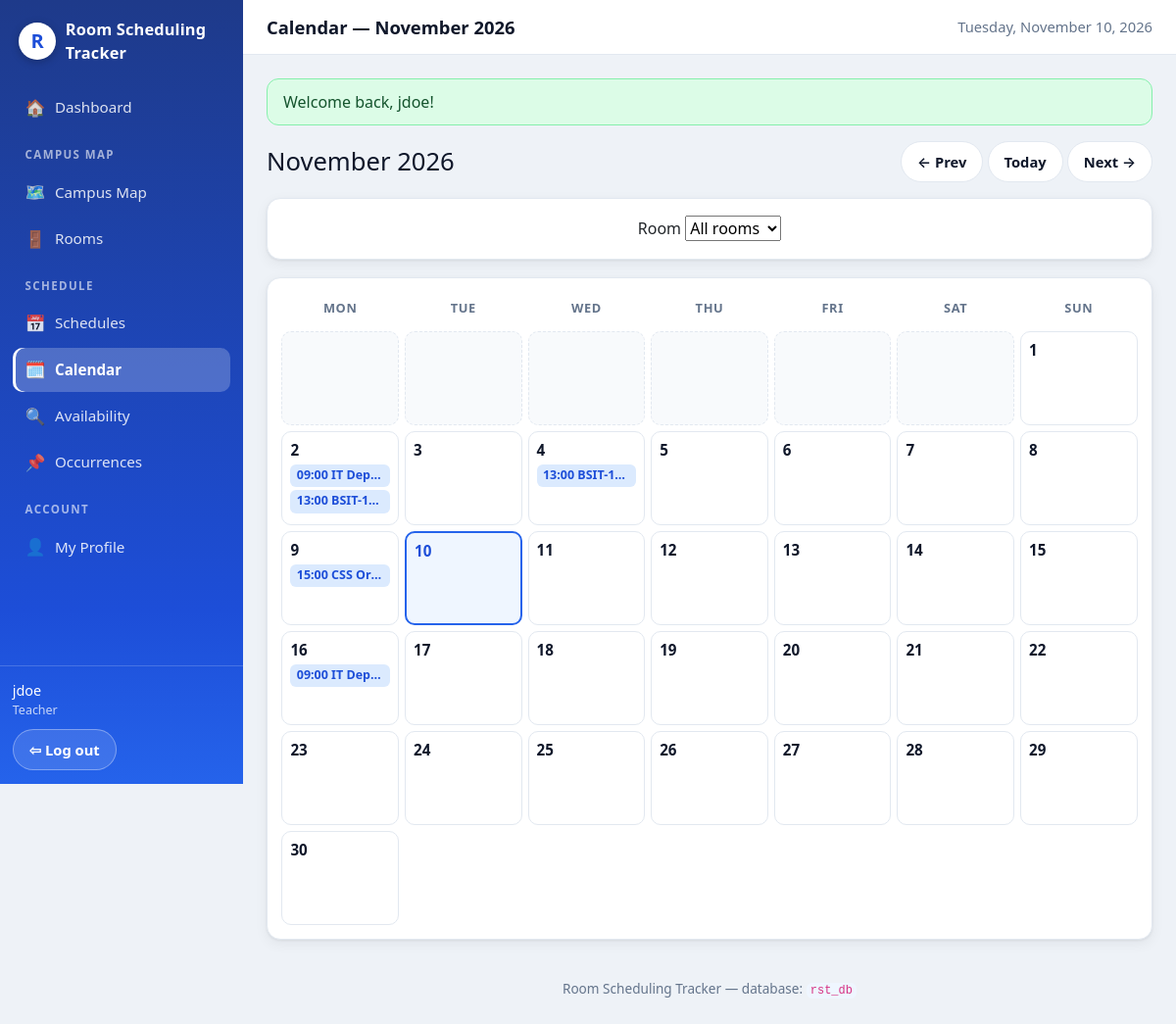
/calendar (signed in), run on the app's committed database.
### tables this page shows
CREATE TABLE IF NOT EXISTS tblScheduleOccurrences (
  occurrence_id     INT UNSIGNED NOT NULL AUTO_INCREMENT,
  schedule_id       INT UNSIGNED NOT NULL,
  occurrence_date   DATE NOT NULL,
  room_id           INT UNSIGNED NOT NULL,
  start_time        TIME NOT NULL,
  end_time          TIME NOT NULL,
  occurrence_status VARCHAR(20) NOT NULL DEFAULT 'scheduled',
  PRIMARY KEY (occurrence_id),
  UNIQUE KEY uq_occurrences (schedule_id, occurrence_date, room_id, start_time),
  CONSTRAINT fk_occurrences_schedule FOREIGN KEY (schedule_id)
    REFERENCES tblSchedules (schedule_id) ON DELETE CASCADE ON UPDATE CASCADE,
  CONSTRAINT fk_occurrences_room FOREIGN KEY (room_id)
    REFERENCES tblRooms (room_id) ON DELETE RESTRICT ON UPDATE CASCADE,
  KEY idx_occurrences_room_date (room_id, occurrence_date, start_time),
  KEY idx_occurrences_date (occurrence_date),
  CONSTRAINT chk_occurrences_time CHECK (end_time > start_time)
);

CREATE TABLE IF NOT EXISTS tblSchedules (
  schedule_id          INT UNSIGNED NOT NULL AUTO_INCREMENT,
  organizer_id         INT UNSIGNED NOT NULL,
  room_id              INT UNSIGNED NOT NULL,
  schedule_title       VARCHAR(150) NOT NULL,
  schedule_description TEXT NULL,
  recurrence_type      VARCHAR(20) NOT NULL DEFAULT 'one_time',
  start_date           DATE NOT NULL,
  end_date             DATE NULL,
  start_time           TIME NOT NULL,
  end_time             TIME NOT NULL,
  schedule_status      VARCHAR(20) NOT NULL DEFAULT 'active',
  admin_confirmed      TINYINT(1) NOT NULL DEFAULT 0,
  created_at           DATETIME NOT NULL DEFAULT CURRENT_TIMESTAMP,
  updated_at           DATETIME NOT NULL DEFAULT CURRENT_TIMESTAMP ON UPDATE CURRENT_TIMESTAMP,
  PRIMARY KEY (schedule_id),
  CONSTRAINT fk_schedules_organizer FOREIGN KEY (organizer_id)
    REFERENCES tblUsers (user_id) ON DELETE RESTRICT ON UPDATE CASCADE,
  CONSTRAINT fk_schedules_room FOREIGN KEY (room_id)
    REFERENCES tblRooms (room_id) ON DELETE RESTRICT ON UPDATE CASCADE,
  KEY idx_schedules_room_dates (room_id, start_date, end_date),
  KEY idx_schedules_organizer (organizer_id),
  CONSTRAINT chk_schedules_time CHECK (end_time > start_time)
);

### controllers/ScheduleController.php (called while the page is built, shortened)
<?php
final class ScheduleController
{
    public function calendar(): void
    {
        $month = $_GET['month'] ?? date('Y-m');
        $first = $month . '-01';
        $last = date('Y-m-t', strtotime($first));
        $roomId = isset($_GET['room_id']) && $_GET['room_id'] !== '' ? (int) $_GET['room_id'] : null;
        $occurrences = $this->occurrences->forDateRange($first, $last, $roomId);
        $byDate = [];
        foreach ($occurrences as $occ) {
            $byDate[$occ['occurrence_date']][] = $occ;
        }
        view('schedules/calendar', [
            'title' => 'Calendar — ' . date('F Y', strtotime($first)),
            'month' => $month, 'first' => $first, 'by_date' => $byDate,
            'rooms' => $this->rooms->all(), 'room_id' => $roomId,
        ]);
    }
}

### core/helpers.php (called while the page is built, shortened)
<?php
function e(?string $value): string
{
    return htmlspecialchars($value ?? '', ENT_QUOTES, 'UTF-8');
}
function base_path(): string
{
    static $base = null;
    if ($base !== null) {
        return $base;
    }
    $base = '';
    $appUrl = getenv('APP_URL');
    if ($appUrl !== false && $appUrl !== '') {
        $p = parse_url($appUrl, PHP_URL_PATH);
    } elseif (isset($_SERVER['SCRIPT_NAME'])) {
        $script = str_replace('\\', '/', (string) $_SERVER['SCRIPT_NAME']);
        if (basename($script) === 'index.php') {
            $dir = rtrim(dirname($script), '/');
            $base = ($dir === '/' || $dir === '.' || $dir === '\\') ? '' : $dir;
        }
    }
    return $base;
}
function url(string $path = ''): string
{
    $path = ltrim($path, '/');
    return base_path() . ($path === '' ? '/' : '/' . $path);
}

### core/Database.php (called while the page is built, shortened)
<?php
final class Database
{
    private PDO $pdo;
    private function __construct(array $db)
    {
        $driver = $db['driver'] ?? 'mysql';
        try {
            if ($driver === 'sqlite') {
                $dir = dirname($db['path']);
                if (!is_dir($dir)) {
                    mkdir($dir, 0755, true);
                }
                $this->pdo = new PDO('sqlite:' . $db['path']);
                $this->pdo->exec('PRAGMA foreign_keys = ON');
            } else {
                $dsn = sprintf(
                    'mysql:host=%s;port=%s;dbname=%s;charset=%s',
                    $db['host'], $db['port'], $db['database'], $db['charset']
                );
                $this->pdo = new PDO($dsn, $db['username'], $db['password'], [
                    PDO::ATTR_ERRMODE            => PDO::ERRMODE_EXCEPTION,
                    PDO::ATTR_DEFAULT_FETCH_MODE => PDO::FETCH_ASSOC,
                    PDO::ATTR_EMULATE_PREPARES   => false,
                ]);
                return;
            }
            $this->pdo->setAttribute(PDO::ATTR_ERRMODE, PDO::ERRMODE_EXCEPTION);
            $this->pdo->setAttribute(PDO::ATTR_DEFAULT_FETCH_MODE, PDO::FETCH_ASSOC);
            $this->pdo->setAttribute(PDO::ATTR_EMULATE_PREPARES, false);
        } catch (PDOException $e) {
            throw new PDOException(
                'Could not connect to the database. Check your .env DB_* settings '
                . 'and make sure the database from database/rst_db.sql exists. '
                . 'Driver error: ' . $e->getMessage(),
                (int) $e->getCode(),
                $e
            );
        }
    }
    public function all(string $sql, array $params = []): array
    {
        $stmt = $this->pdo->prepare($sql);
        $stmt->execute($params);
        return $stmt->fetchAll();
    }
}

### models/ScheduleOccurrence.php (called while the page is built, shortened)
<?php
final class ScheduleOccurrence
{
    public function forDateRange(string $from, string $to, ?int $roomId = null): array
    {
        $sql = 'SELECT o.*, s.schedule_title, s.schedule_description, s.organizer_id, s.admin_confirmed,
                       r.room_name, m.map_name, u.username AS organizer_name
                FROM tblScheduleOccurrences o
                JOIN tblSchedules s ON s.schedule_id = o.schedule_id
                JOIN tblRooms r ON r.room_id = o.room_id
                JOIN tblMaps m ON m.map_id = r.map_id
                JOIN tblUsers u ON u.user_id = s.organizer_id
                WHERE o.occurrence_date BETWEEN ? AND ?';
        $params = [$from, $to];
        return $this->db->all($sql . ' ORDER BY o.occurrence_date, o.start_time, r.room_name', $params);
    }
}

### views/schedules/calendar.php (the view, shortened to what this page needs)
<?php
$firstTs = strtotime($first);
$year = (int) date('Y', $firstTs);
$monthNum = (int) date('n', $firstTs);
$daysInMonth = (int) date('t', $firstTs);
$firstWeekday = (int) date('N', $firstTs);
$prev = date('Y-m', strtotime($month . '-01 -1 month'));
$next = date('Y-m', strtotime($month . '-01 +1 month'));
?>
<div class="page-head">
  <h1><?= e(date('F Y', $firstTs)) ?></h1>
  <div>
    <a class="btn" href="<?= url('calendar?month=' . $prev . ($room_id ? '&room_id=' . $room_id : '')) ?>">← Prev</a>
    <a class="btn" href="<?= url('calendar') ?>">Today</a>
    <a class="btn" href="<?= url('calendar?month=' . $next . ($room_id ? '&room_id=' . $room_id : '')) ?>">Next →</a>
  </div>
</div>
<form method="get" action="<?= url('calendar') ?>" class="card form-inline">
  <label>Room
    <select name="room_id" onchange="this.form.submit()">
      <option value="">All rooms</option>
    </select>
  </label>
</form>
<div class="calendar">
  <?php foreach (['Mon','Tue','Wed','Thu','Fri','Sat','Sun'] as $d): ?><div class="cal-head"><?= $d ?></div><?php endforeach; ?>
  <?php for ($i = 1; $i < $firstWeekday; $i++): ?><div class="cal-day cal-empty"></div><?php endfor; ?>
  <?php for ($day = 1; $day <= $daysInMonth; $day++):
    $date = sprintf('%04d-%02d-%02d', $year, $monthNum, $day);
    $isToday = $date === date('Y-m-d');
    $events = $by_date[$date] ?? [];
  ?>
    <div class="cal-day <?= $isToday ? 'cal-today' : '' ?>">
      <strong><?= $day ?></strong>
      <?php foreach (array_slice($events, 0, 3) as $ev): ?>
        <a class="cal-event <?= $ev['occurrence_status'] === 'cancelled' ? 'cal-cancelled' : '' ?>" href="<?= url('schedules/' . (int) $ev['schedule_id']) ?>" title="<?= e($ev['schedule_title']) ?> — <?= e($ev['room_name']) ?>">
          <?= substr($ev['start_time'], 0, 5) ?> <?= e($ev['schedule_title']) ?>
        </a>
      <?php endforeach; ?>
    </div>
  <?php endfor; ?>
</div>

### assets/css/style.css (style rules this page uses)
:root { --blue-950: #172554; --blue-900: #1e3a8a; --blue-700: #1d4ed8; --blue-600: #2563eb; --blue-500: #3b82f6; --blue-100: #dbeafe; --blue-50: #eff6ff; --bg: #eef2f7; --card: #ffffff; --text: #0f172a; --muted: #64748b; --border: #e2e8f0; --green: #22c55e; --green-dark: #16a34a; --green-bg: #dcfce7; --red: #ef4444; --red-dark: #dc2626; --red-bg: #fee2e2; --amber: #eab308; --amber-dark: #ca8a04; --amber-bg: #fef9c3; --grey: #94a3b8; --grey-bg: #e2e8f0; --radius: 14px; --shadow: 0 1px 3px rgba(15, 23, 42, .08), 0 4px 14px rgba(15, 23, 42, .06); --shadow-lg: 0 10px 30px rgba(15, 23, 42, .14); --sidebar-w: 248px; }
* { box-sizing: border-box; }
html { -webkit-text-size-adjust: 100%; }
body { margin: 0; font-family: system-ui, -apple-system, "Segoe UI", Roboto, "Helvetica Neue", Arial, sans-serif; background: var(--bg); color: var(--text); line-height: 1.5; }
a { color: var(--blue-700); text-decoration: none; }
h1, h2, h3 { margin: 0 0 .5rem; line-height: 1.25; }
h1 { font-size: 1.6rem; }
.card, .stat-card, .auth-card { animation: fadeUp .45s ease both; }
.card:nth-child(3) { animation-delay: .1s; }
.card { background: var(--card); border: 1px solid var(--border); border-radius: var(--radius); box-shadow: var(--shadow); padding: 1.1rem 1.25rem; margin-bottom: 1.1rem; transition: box-shadow .25s ease, transform .25s ease; }
.btn { display: inline-block; padding: .55rem 1rem; border-radius: 999px; border: 1px solid var(--border); background: #fff; color: var(--text); font-size: .92rem; font-weight: 600; cursor: pointer; transition: transform .18s ease, box-shadow .18s ease, background .18s ease; }
.page-head { display: flex; align-items: center; justify-content: space-between; gap: 1rem; margin-bottom: 1rem; flex-wrap: wrap; }
.page-head h1 { margin: 0; }
.form-inline { display: flex; gap: .6rem; flex-wrap: wrap; align-items: center; }
.form-inline input, .form-inline select { width: auto; }
.calendar { display: grid; grid-template-columns: repeat(7, minmax(0, 1fr)); gap: 6px; background: #fff; border: 1px solid var(--border); border-radius: var(--radius); box-shadow: var(--shadow); padding: .9rem; animation: fadeUp .45s ease both; }
.cal-head { text-align: center; font-size: .8rem; font-weight: 800; letter-spacing: .05em; text-transform: uppercase; color: var(--muted); padding: .45rem 0; }
.cal-day { min-height: 96px; border: 1px solid var(--border); border-radius: 10px; padding: .45rem .5rem; background: #fff; font-size: .88rem; display: flex; flex-direction: column; gap: 3px; overflow: hidden; transition: border-color .2s ease, box-shadow .2s ease, transform .2s ease; }
.cal-day strong { font-size: .95rem; }
.cal-day.cal-empty { background: #f8fafc; border-style: dashed; }
.cal-day.cal-today { border: 2px solid var(--blue-600); background: var(--blue-50); }
.cal-day.cal-today strong { color: var(--blue-700); }
.cal-event { display: block; background: var(--blue-100); color: var(--blue-700); border-radius: 6px; padding: .15rem .4rem; font-size: .78rem; font-weight: 600; white-space: nowrap; overflow: hidden; text-overflow: ellipsis; transition: background .18s ease; }

### data on the page
tblscheduleoccurrences: start_time "09:00", schedule.schedule_title "IT Dep…"
tblscheduleoccurrences: start_time "13:00", schedule.schedule_title "BSIT-1…"
tblscheduleoccurrences: start_time "13:00", schedule.schedule_title "BSIT-1…"
tblscheduleoccurrences: start_time "15:00", schedule.schedule_title "CSS Or…"
tblscheduleoccurrences: start_time "09:00", schedule.schedule_title "IT Dep…"

### other printed values
$title "Calendar — November 2026"
$f['message'] "Welcome back, jdoe!"
date('F Y', $firstTs) "November 2026"
$d "MON"
$d "TUE"
$d "WED"
$d "THU"
$d "FRI"
$d "SAT"
$d "SUN"
